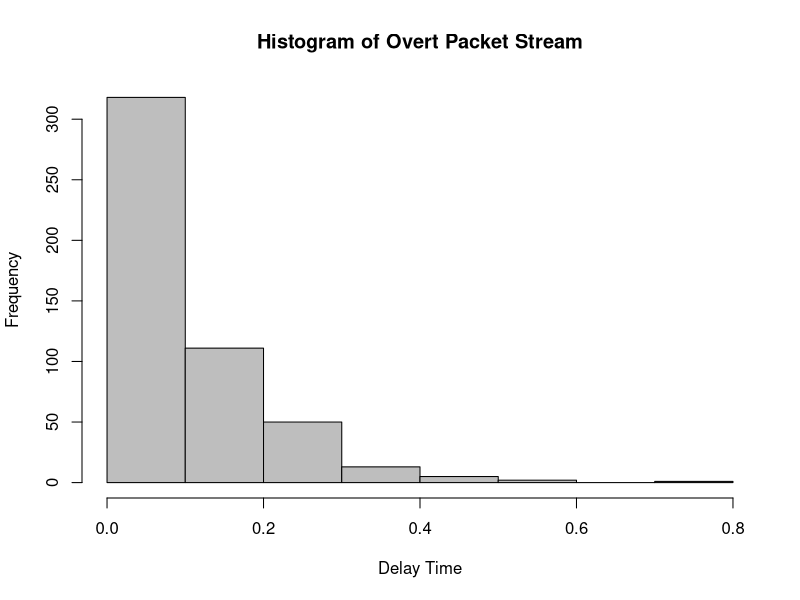
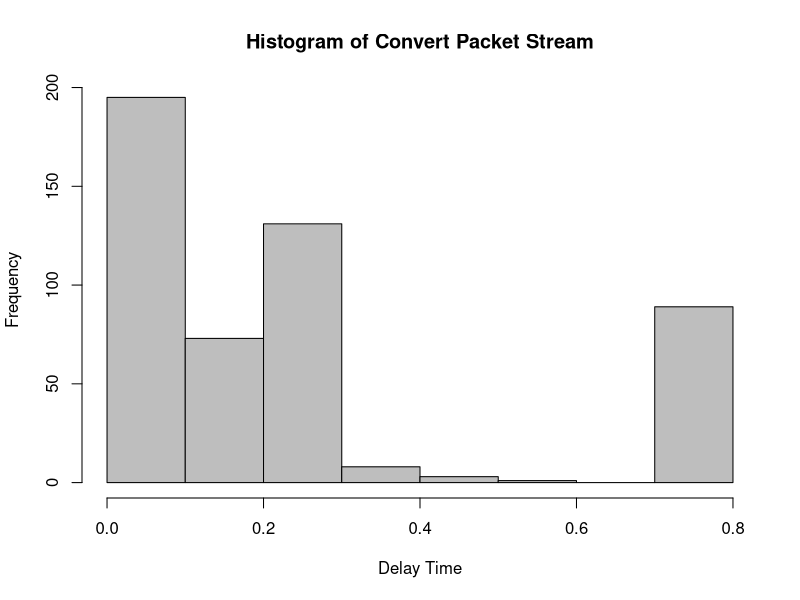
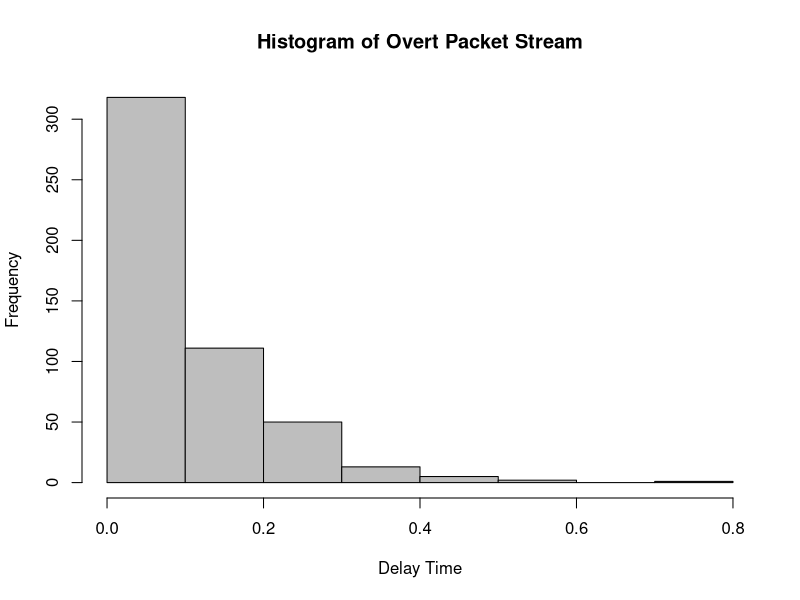
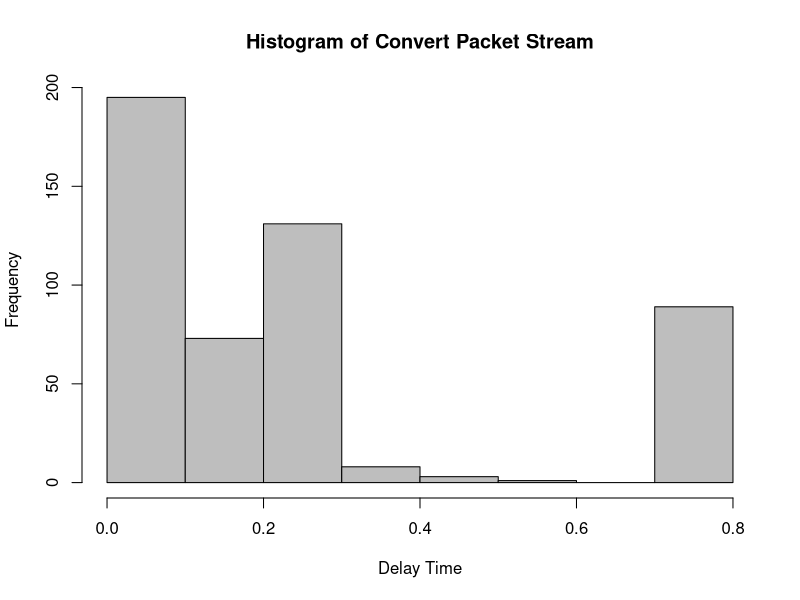
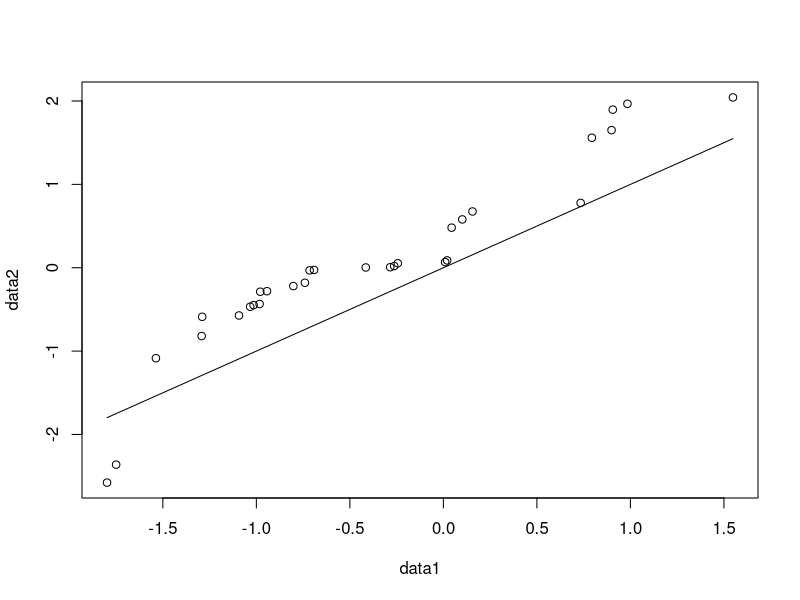
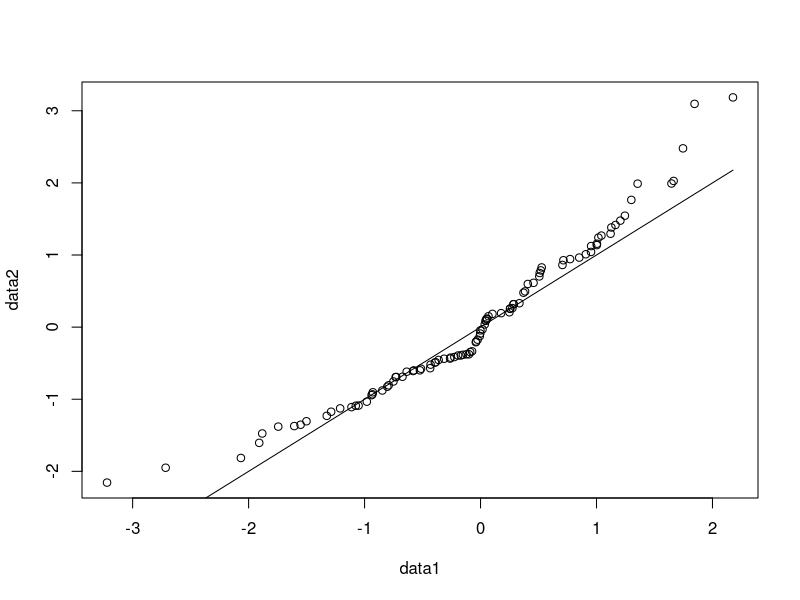
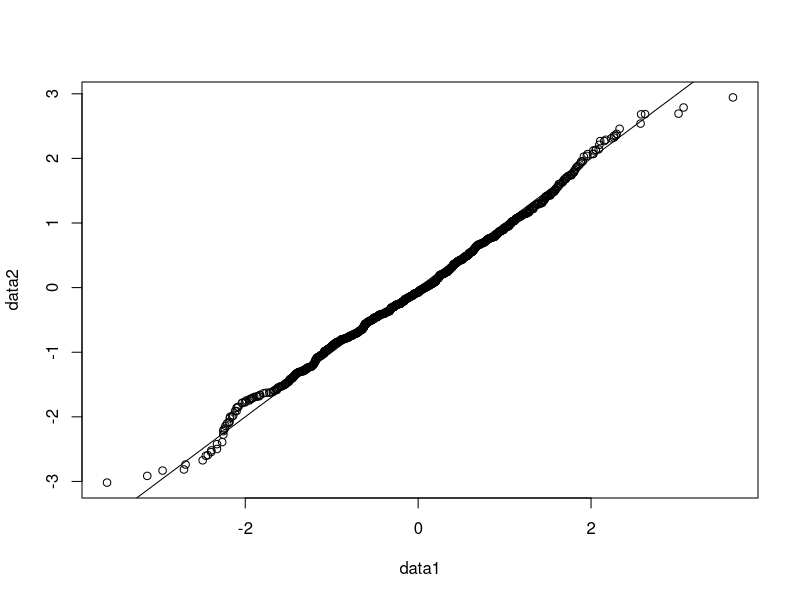
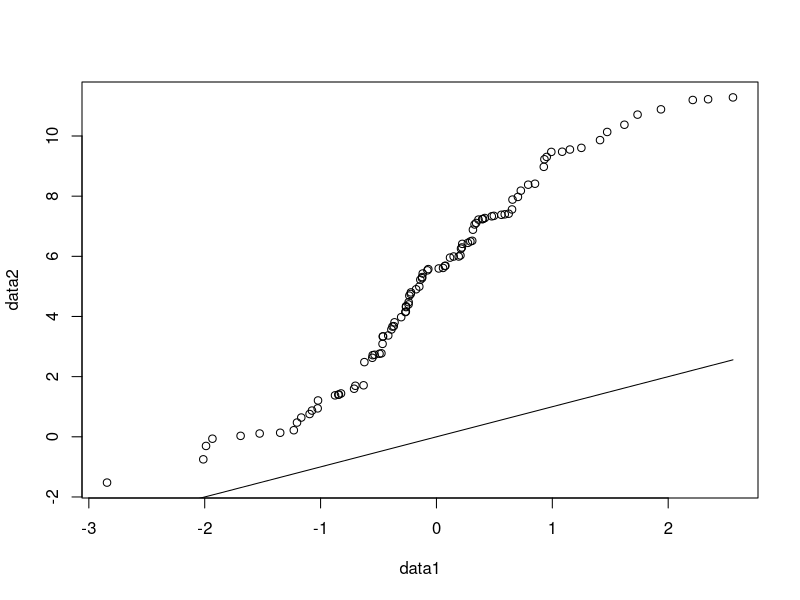

These figures' R source, in order: (Note: this script raises an error after producing the figures.)
## ---- chunk 1
knitr::opts_chunk$set(echo = TRUE)
## ---- chunk 2
Traffic_data_orig <- read.csv("Traffic_data_orig.csv", header=TRUE)
message <- "this is a secret message"
raw <- charToRaw(message)
time = Traffic_data_orig$Time
num = as.integer(rawToBits(raw))

delays = numeric(length(time) - 1)
for (i in (1:(length(time) - 1))) {
  delays[i] = time[i+1] - time[i]
}

index = 1
bitlen = length(raw)*8
encrpt <- numeric(length(raw)*8)
for (i in (0:(length(raw)-1))) {
  for (j in 1:8) {
    if (num[i*8+j] == 0) {
      encrpt[index] = 0.25
    }
    else {
      encrpt[index] = 0.75
    }
    index = index+1
    j = j-1
  }
}

delays2 = delays
for (i in (1:bitlen)) {
  delays2[i] = encrpt[i]
}
## ---- chunk 3
hist(delays, col='grey', xlab = 'Delay Time', 
     main = 'Histogram of Overt Packet Stream')
hist(delays2, col='grey', xlab = 'Delay Time', 
     main = 'Histogram of Convert Packet Stream')
## ---- chunk 4
Traffic_data_orig <- read.csv("Traffic_data_orig.csv", header=TRUE)
message <- "this is a secret message"
raw <- charToRaw(message)
time = Traffic_data_orig$Time
num = as.integer(rawToBits(raw))
delays = numeric(length(time) - 1)
for (i in (1:(length(time) - 1))) {
  delays[i] = time[i+1] - time[i]
}
m = median(delays)
max = max(delays)
min = min(delays)

index = 1
bitlen = length(raw)*8
encrpt <- numeric(length(raw)*8)
for (i in (0:(length(raw)-1))) {
  for (j in 1:8) {
    if (num[i * 8 + j] == 0) {
      encrpt[index] = runif(1, min, m)
    }
    else {
      encrpt[index] = runif(1, m, max)
    }
    index = index + 1
    j = j - 1
  }
}

delays3 = delays
for (i in (1:bitlen)) {
  delays3[i] = encrpt[i]
}
## ---- chunk 5
hist(delays, col='grey', xlab = 'Delay Time', 
     main = 'Histogram of Overt Packet Stream')
hist(delays2, col='grey', xlab = 'Delay Time', 
     main = 'Histogram of Convert Packet Stream')
## ---- chunk 6
data1 <- rnorm(30)
data2 <- rnorm(30)
qqplot(data1, data2)
lines(data1, data1, type = 'l')
## ---- chunk 7
data1 <- rnorm(100)
data2 <- rnorm(100)
qqplot(data1, data2)
lines(data1, data1, type = 'l')
data1 <- rnorm(1000)
data2 <- rnorm(1000)
qqplot(data1, data2)
lines(data1, data1, type = 'l')
## ---- chunk 8
data1 <- rnorm(100)
data2 <- rnorm(100, mean = 5, sd = 3)
qqplot(data1, data2)
lines(data1, data1, type = 'l')
## ---- chunk 9
data1 <- rexp(100)
data2 <- rexp(100)
qqplot(data1, data2)
lines(data1, data1, type = 'l')
data1 <- rexp(1000)
data2 <- rexp(1000)
qqplot(data1, data2)
lines(data1, data1, type = 'l')
## ---- chunk 10
data1 <- rnorm(100)
data2 <- rexp(100)
qqplot(data1, data2)
lines(data1, data1, type = 'l')
data1 <- rnorm(500)
data2 <- rexp(500)
qqplot(data1, data2)
lines(data1, data1, type = 'l')
## ---- chunk 11
qqplot(delays, delays2)
lines(delays, delays, type = 'l')
## ---- chunk 12
qqplot(delays, delays3)
lines(delays, delays, type = 'l')
## ---- chunk 13
Traffic_data_orig <- read.csv("Traffic_data_orig.csv", header=TRUE)
message <- "this is a secret message"
raw <- charToRaw(message)
time = Traffic_data_orig$Time
num = as.integer(rawToBits(raw))
delays = numeric(length(time) - 1)
for (i in (1:(length(time) - 1))) {
  delays[i] = time[i+1] - time[i]
}
m = median(delays)
max = max(delays)
min = min(delays)

index = 1
bitlen = length(raw)*8
encrpt <- numeric(length(raw)*8)
for (i in (0:(length(raw)-1))) {
  for (j in 1:8) {
    if (num[i * 8 + j] == 0) {
      encrpt[index] = sample(delays[which(delays >= min && delays <= m)])[1]
    }
    else {
      encrpt[index] = sample(delays[which(delays >= m && delays <= max)])[1]
    }
    index = index + 1
    j = j - 1
  }
}

delays4 = delays
for (i in (1:bitlen)) {
  delays4[i] = encrpt[i]
}
qqplot(delays, delays4)
lines(delays, delays, type = 'l')
## ---- chunk 14
generateMessage <- function (len) {
  message <- numeric(len)
  for (i in (1:len)){
    message[i] = sample(c(0,1), 1)
  }
  return(message)
}

generateTime <- function(ipd, len) {
  time <- numeric(len)
  time[1] = 0
  for (i in (2:len)){
    time[i] = time[i-1] + ipd[i-1]
  }
  return(time)
}

#generateProb <- function () {
  bufferSize = 20
  ipd <- rexp(50)
  ipd2 <- rexp(50)
  ipdTime <- generateTime(ipd, 51)
  min = min(ipd)
  max = max(ipd)
  med = median(ipd)
  m <- c(16,32)
  bufferNum <- c(2,6,10,14,18)
  count = 0
  underflow = 0
  overflow = 0
  for (index in (1:2)) {
    len = m[index]
    message <- generateMessage(len) # generate a message
  
    for (j in (1:5)) {
      mi = 1
      i = bufferNum[j]
      bufferSize = bufferSize - i
      tempTime = ipdTime[i] # buffer i packets
      # modify and send it
      
      
      count = count + 1
    }
  }
  #return(c(underflow/count,overflow/count))
#}
#generateProb()
